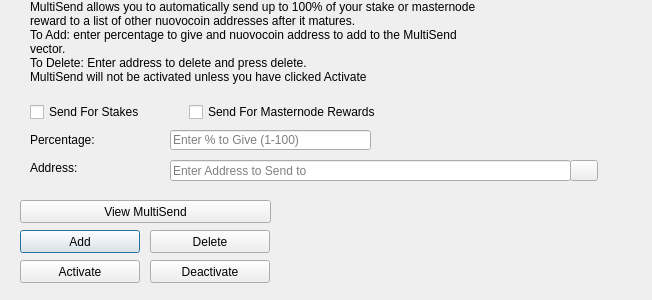
<?xml version="1.0" encoding="UTF-8"?>
<ui version="4.0">
 <class>MultiSendDialog</class>
 <widget class="QDialog" name="MultiSendDialog">
  <property name="windowModality">
   <enum>Qt::NonModal</enum>
  </property>
  <property name="geometry">
   <rect>
    <x>0</x>
    <y>0</y>
    <width>652</width>
    <height>300</height>
   </rect>
  </property>
  <property name="windowTitle">
   <string>MultiSend</string>
  </property>
  <widget class="QLineEdit" name="multiSendPercentEdit">
   <property name="geometry">
    <rect>
     <x>170</x>
     <y>130</y>
     <width>201</width>
     <height>20</height>
    </rect>
   </property>
   <property name="toolTip">
    <string>Enter whole numbers 1 - 100</string>
   </property>
   <property name="placeholderText">
    <string>Enter % to Give (1-100)</string>
   </property>
  </widget>
  <widget class="QLineEdit" name="multiSendAddressEdit">
   <property name="geometry">
    <rect>
     <x>170</x>
     <y>160</y>
     <width>401</width>
     <height>21</height>
    </rect>
   </property>
   <property name="toolTip">
    <string/>
   </property>
   <property name="placeholderText">
    <string>Enter Address to Send to</string>
   </property>
  </widget>
  <widget class="QLabel" name="label_2">
   <property name="geometry">
    <rect>
     <x>30</x>
     <y>0</y>
     <width>451</width>
     <height>121</height>
    </rect>
   </property>
   <property name="lineWidth">
    <number>1</number>
   </property>
   <property name="text">
    <string>MultiSend allows you to automatically send up to 100% of your stake or masternode reward to a list of other nuovocoin addresses after it matures.
To Add: enter percentage to give and nuovocoin address to add to the MultiSend vector.
To Delete: Enter address to delete and press delete.
MultiSend will not be activated unless you have clicked Activate</string>
   </property>
   <property name="alignment">
    <set>Qt::AlignLeading|Qt::AlignLeft|Qt::AlignTop</set>
   </property>
   <property name="wordWrap">
    <bool>true</bool>
   </property>
  </widget>
  <widget class="QLabel" name="message">
   <property name="geometry">
    <rect>
     <x>290</x>
     <y>200</y>
     <width>351</width>
     <height>91</height>
    </rect>
   </property>
   <property name="text">
    <string/>
   </property>
  </widget>
  <widget class="QPushButton" name="addButton">
   <property name="geometry">
    <rect>
     <x>20</x>
     <y>230</y>
     <width>120</width>
     <height>23</height>
    </rect>
   </property>
   <property name="toolTip">
    <string/>
   </property>
   <property name="statusTip">
    <string>Add to MultiSend Vector</string>
   </property>
   <property name="text">
    <string>Add</string>
   </property>
  </widget>
  <widget class="QPushButton" name="disableButton">
   <property name="geometry">
    <rect>
     <x>150</x>
     <y>260</y>
     <width>120</width>
     <height>23</height>
    </rect>
   </property>
   <property name="statusTip">
    <string>Deactivate MultiSend</string>
   </property>
   <property name="text">
    <string>Deactivate</string>
   </property>
  </widget>
  <widget class="QPushButton" name="addressBookButton">
   <property name="geometry">
    <rect>
     <x>570</x>
     <y>160</y>
     <width>28</width>
     <height>21</height>
    </rect>
   </property>
   <property name="toolTip">
    <string>Choose an address from the address book</string>
   </property>
   <property name="text">
    <string/>
   </property>
   <property name="icon">
    <iconset resource="../nuovocoin.qrc">
     <normaloff>:/icons/address-book</normaloff>:/icons/address-book</iconset>
   </property>
   <property name="shortcut">
    <string>Alt+A</string>
   </property>
   <property name="autoDefault">
    <bool>false</bool>
   </property>
  </widget>
  <widget class="QLabel" name="label">
   <property name="geometry">
    <rect>
     <x>30</x>
     <y>130</y>
     <width>121</width>
     <height>20</height>
    </rect>
   </property>
   <property name="toolTip">
    <string>Percentage of stake to send</string>
   </property>
   <property name="text">
    <string>Percentage:</string>
   </property>
  </widget>
  <widget class="QLabel" name="label_5">
   <property name="geometry">
    <rect>
     <x>30</x>
     <y>160</y>
     <width>111</width>
     <height>16</height>
    </rect>
   </property>
   <property name="toolTip">
    <string>Address to send portion of stake to</string>
   </property>
   <property name="text">
    <string>Address:</string>
   </property>
  </widget>
  <widget class="QPushButton" name="deleteButton">
   <property name="geometry">
    <rect>
     <x>150</x>
     <y>230</y>
     <width>120</width>
     <height>23</height>
    </rect>
   </property>
   <property name="toolTip">
    <string/>
   </property>
   <property name="statusTip">
    <string>Delete Address From MultiSend Vector</string>
   </property>
   <property name="text">
    <string>Delete</string>
   </property>
  </widget>
  <widget class="QPushButton" name="activateButton">
   <property name="geometry">
    <rect>
     <x>20</x>
     <y>260</y>
     <width>120</width>
     <height>23</height>
    </rect>
   </property>
   <property name="statusTip">
    <string>Activate MultiSend</string>
   </property>
   <property name="text">
    <string>Activate</string>
   </property>
  </widget>
  <widget class="QPushButton" name="viewButton">
   <property name="geometry">
    <rect>
     <x>20</x>
     <y>200</y>
     <width>251</width>
     <height>23</height>
    </rect>
   </property>
   <property name="toolTip">
    <string/>
   </property>
   <property name="statusTip">
    <string>View MultiSend Vector</string>
   </property>
   <property name="text">
    <string>View MultiSend</string>
   </property>
  </widget>
  <widget class="QWidget" name="horizontalLayoutWidget">
   <property name="geometry">
    <rect>
     <x>30</x>
     <y>100</y>
     <width>351</width>
     <height>24</height>
    </rect>
   </property>
   <layout class="QHBoxLayout" name="horizontalLayout">
    <item>
     <widget class="QCheckBox" name="multiSendStakeCheckBox">
      <property name="text">
       <string>Send For Stakes</string>
      </property>
     </widget>
    </item>
    <item>
     <widget class="QCheckBox" name="multiSendMasternodeCheckBox">
      <property name="text">
       <string>Send For Masternode Rewards</string>
      </property>
     </widget>
    </item>
   </layout>
  </widget>
 </widget>
 <resources>
  <include location="../nuovocoin.qrc"/>
 </resources>
 <connections/>
</ui>
